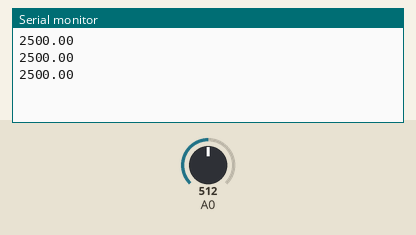
Bench run of a sketch on a simulated Arduino Uno, built with avr-gcc and run on an emulated ATmega328P. Shown: the last lines printed to the serial monitor. The test bench sets the inputs (shaded band); at power-on: A0 = 512.

Above: at 1.3 s.
1.4 s: A0 set to 716
At 1.9 s:
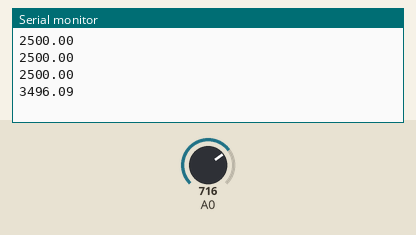
2.9 s: A0 set to 900
At 3.4 s:
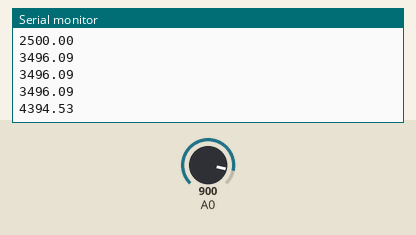
Timing chart, 0 to 5.9 s (numbered marks = the images above; inputs shaded):
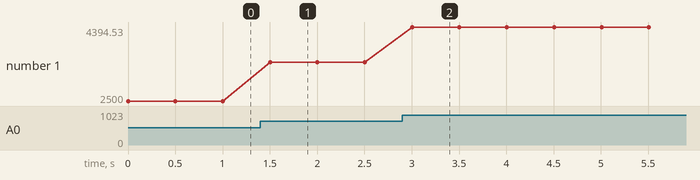

The sketch:

lm35.ino
```cpp
void setup(){
  Serial.begin(9600);
}

void loop(){
    double temperature = 0.0;
    temperature = (analogRead(A0)*((double)5000.0/1024.0));
    Serial.println(temperature);
    delay(500);
}
```

Measured:
- after the input at 1.4 s, the serial monitor: prints a new line after 0.10 s (image 1)
- after the input at 2.9 s, the serial monitor: prints a new line after 0.10 s (image 2)
- plotted number 1: 2500 → 3496.09 after the input at 1.4 s, 3496.09 → 4394.53 after the input at 2.9 s
